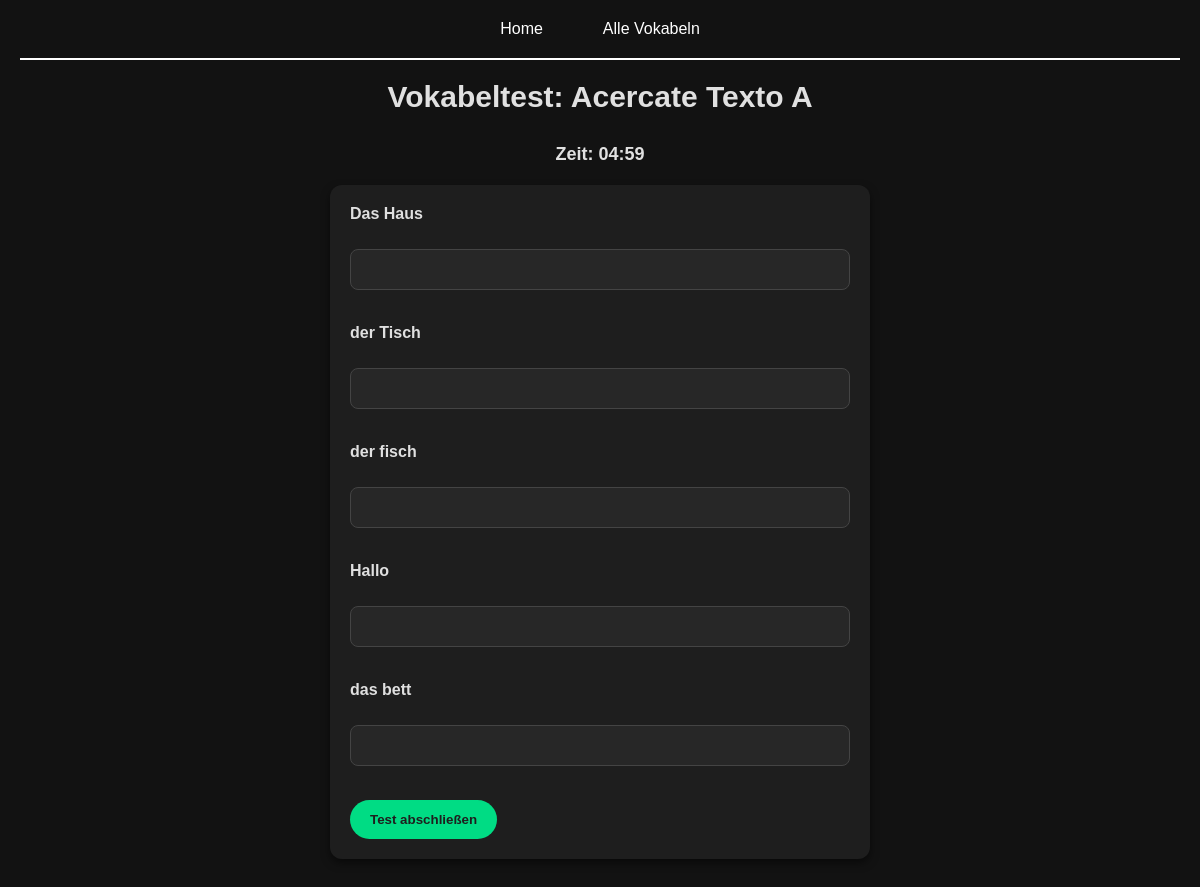
/groups/18/test/ (signed in), run on the app's committed database.
### base/models.py (models this page shows, shortened)
class Group(models.Model):
    user = models.ForeignKey(User, on_delete=models.CASCADE)
    is_learned = models.BooleanField(default=False)
    name = models.CharField(max_length=50)
    created_at = models.DateTimeField(auto_now_add=True)
    source_language = models.TextField(max_length=50, default="Deutsch")
    target_language = models.TextField(max_length=50, default="Englisch")

class Vocab(models.Model):
    user = models.ForeignKey(User, on_delete=models.CASCADE)
    source_word = models.CharField(max_length=20)
    target_word = models.CharField(max_length=20)
    group = models.ForeignKey(Group, on_delete=models.CASCADE, related_name="vocabs")
    is_learned = models.BooleanField(default=False)
    created_at = models.DateTimeField(auto_now_add=True)

### base/views.py (the view, shortened to what this page needs)
# urls.py: path("groups/<int:group_id>/test/", views.vocab_test, name="vocab_test"),
@login_required
def vocab_test(request, group_id):
    group = get_object_or_404(Group, id=group_id, user=request.user)
    all_vocabs = list(group.vocabs.all())
    num_questions = min(len(all_vocabs), 15)
    questions = random.sample(all_vocabs, num_questions)
    return render(request, "vocab_test.html", {
        "group": group,
        "questions": questions
    })

### templates/vocab_test.html (shortened to what this page needs)
{% extends "main.html" %}
{% block content %}
<h1>Vokabeltest: {{ group.name }}</h1>
<p id="timer" style="font-weight:bold; font-size:18px;">Zeit: 05:00</p>
<form id="testForm" method="post" class="form">
    {% for vocab in questions %}
        <div class="question">
            <label>{{ vocab.source_word }}</label><br>
            <input type="text" name="vocab_{{ vocab.id }}" required><br><br>
        </div>
    {% endfor %}
    <button type="submit" class="btn">Test abschließen</button>
</form>
{% endblock %}

### static/vocab/style.css (style rules this page uses)
body { padding: 20px; margin: 0; font-family: Arial, sans-serif; background-color: #121212; color: #e0e0e0; }
h1 { font-size: 30px; text-align: center; margin-bottom: 30px; }
.btn { display: inline-block; background-color: #00dc84ff; color: #1e1e1e; padding: 12px 20px; border: none; border-radius: 25px; cursor: pointer; font-weight: bold; text-decoration: none; transition: background-color 0.3s, transform 0.2s; }
.form { background-color: #1e1e1e; padding: 20px; border-radius: 12px; box-shadow: 0 4px 8px rgba(0,0,0,0.5); max-width: 500px; margin: 20px auto; color: #e0e0e0; }
.form label { display: block; margin-bottom: 8px; font-weight: bold; }
.form input { width: 100%; padding: 12px; margin-bottom: 16px; border-radius: 8px; border: 1px solid #444; background-color: #272727; color: #e0e0e0; box-sizing: border-box; }
.form button { background-color: #00dc84ff; color: #1e1e1e; padding: 12px 20px; border: none; border-radius: 25px; cursor: pointer; font-weight: bold; transition: background-color 0.3s; }
p { text-align: center; }

### data on the page
Group: name "Acercate Texto A"
Vocab: source_word "Das Haus"
Vocab: source_word "der Tisch"
Vocab: source_word "der fisch"
Vocab: source_word "Hallo"
Vocab: source_word "das bett"
